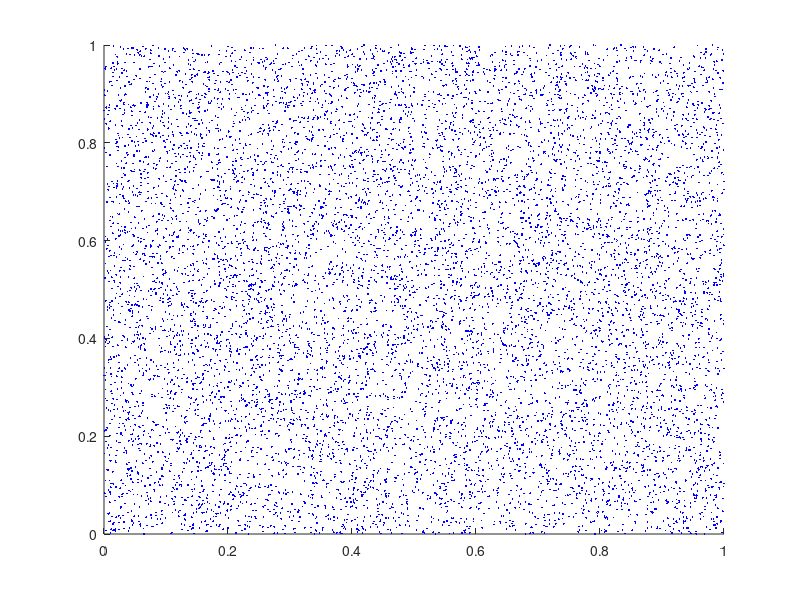

Source code (MATLAB): (Note: this script raises an error after producing the figure.)
clc; close all; clear all; 

x_b = rand(1, 10000); 
y_b = rand(1, 10000); 
z_b = rand(1, 10000);

x1_f = rand(1, 100); 
%x2_f = rand(1, 100); 
y1_f = 1/2; 
%y2_f = 2/3;
z_f  = 1/2; 

figure(1)
hold on
plot3(x_b, y_b, z_b, 'b.', 'MarkerSize', 4)
plot3(x1_f, y1_f, z_f, 'r.', 'MarkerSize', 2 * 40/7)
%plot3(x2_f, y2_f, z_f, 'r.', 'MarkerSize', 2 * 40/7)

box on
ax = gca;
ax.BoxStyle = 'full';

set(gca,'xtick',[])
set(gca,'xticklabel',[])

set(gca,'ytick',[])
set(gca,'yticklabel',[])

set(gca,'ztick',[])
set(gca,'zticklabel',[])

view([2/3, 1/5, 1/7])

hold off
